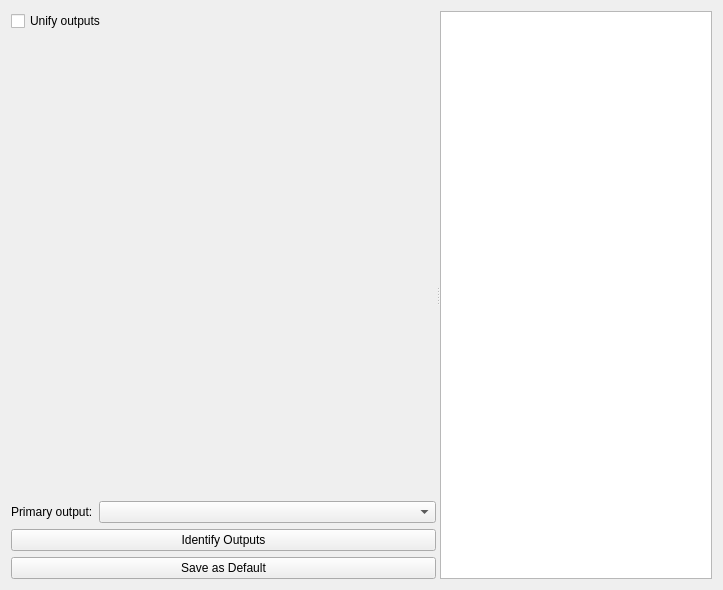
<?xml version="1.0" encoding="UTF-8"?>
<ui version="4.0">
 <class>RandRConfigBase</class>
 <widget class="QWidget" name="RandRConfigBase">
  <property name="geometry">
   <rect>
    <x>0</x>
    <y>0</y>
    <width>723</width>
    <height>590</height>
   </rect>
  </property>
  <property name="windowTitle">
   <string>Display Configuration (X11 Resize, Rotate and Reflect)</string>
  </property>
  <layout class="QHBoxLayout" name="horizontalLayout">
   <item>
    <widget class="QSplitter" name="splitter">
     <property name="orientation">
      <enum>Qt::Horizontal</enum>
     </property>
     <widget class="QWidget" name="layoutWidget">
      <layout class="QVBoxLayout" name="verticalLayout">
       <item>
        <widget class="QCheckBox" name="unifyOutputs">
         <property name="text">
          <string>Unify outputs</string>
         </property>
        </widget>
       </item>
       <item>
        <widget class="QWidget" name="outputList" native="true">
         <property name="sizePolicy">
          <sizepolicy hsizetype="MinimumExpanding" vsizetype="Expanding">
           <horstretch>0</horstretch>
           <verstretch>0</verstretch>
          </sizepolicy>
         </property>
         <property name="minimumSize">
          <size>
           <width>400</width>
           <height>0</height>
          </size>
         </property>
        </widget>
       </item>
       <item>
        <layout class="QGridLayout" name="gridLayout">
         <item row="1" column="0">
          <widget class="QLabel" name="label">
           <property name="text">
            <string>Primary output:</string>
           </property>
           <property name="buddy">
            <cstring>primaryDisplayBox</cstring>
           </property>
          </widget>
         </item>
         <item row="1" column="1">
          <widget class="QComboBox" name="primaryDisplayBox">
           <property name="sizePolicy">
            <sizepolicy hsizetype="Expanding" vsizetype="Fixed">
             <horstretch>0</horstretch>
             <verstretch>0</verstretch>
            </sizepolicy>
           </property>
          </widget>
         </item>
        </layout>
       </item>
       <item>
        <widget class="QPushButton" name="identifyOutputsButton">
         <property name="text">
          <string>Identify Outputs</string>
         </property>
        </widget>
       </item>
       <item>
        <widget class="QPushButton" name="saveAsDefaultButton">
         <property name="text">
          <string>Save as Default</string>
         </property>
        </widget>
       </item>
      </layout>
     </widget>
     <widget class="QGraphicsView" name="screenView"/>
    </widget>
   </item>
  </layout>
 </widget>
 <tabstops>
  <tabstop>unifyOutputs</tabstop>
  <tabstop>primaryDisplayBox</tabstop>
  <tabstop>identifyOutputsButton</tabstop>
  <tabstop>saveAsDefaultButton</tabstop>
  <tabstop>screenView</tabstop>
 </tabstops>
 <connections/>
</ui>
